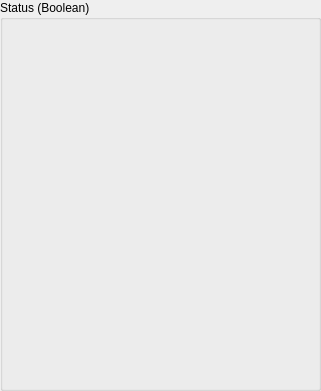
    <widget class="QGroupBox" name="groupBox_7">
     <property name="geometry">
      <rect>
       <x>430</x>
       <y>310</y>
       <width>321</width>
       <height>391</height>
      </rect>
     </property>
     <property name="title">
      <string>Status (Boolean)</string>
     </property>
     <widget class="PyDMByteIndicator" name="PyDMByteIndicator_2">
      <property name="geometry">
       <rect>
        <x>100</x>
        <y>40</y>
        <width>61</width>
        <height>201</height>
       </rect>
      </property>
      <property name="toolTip">
       <string/>
      </property>
      <property name="alarmSensitiveContent" stdset="0">
       <bool>false</bool>
      </property>
      <property name="alarmSensitiveBorder" stdset="0">
       <bool>false</bool>
      </property>
      <property name="PyDMToolTip" stdset="0">
       <string/>
      </property>
      <property name="channel" stdset="0">
       <string>ca://${DEV}:STATUS_B2_INT</string>
      </property>
      <property name="showLabels" stdset="0">
       <bool>true</bool>
      </property>
      <property name="bigEndian" stdset="0">
       <bool>false</bool>
      </property>
      <property name="circles" stdset="0">
       <bool>false</bool>
      </property>
      <property name="numBits" stdset="0">
       <number>13</number>
      </property>
      <property name="shift" stdset="0">
       <number>0</number>
      </property>
      <property name="labels" stdset="0">
       <stringlist>
        <string>Bit 0</string>
        <string>Bit 1</string>
        <string>Bit 2</string>
        <string>Bit 3</string>
        <string>Bit 4</string>
        <string>Bit 5</string>
        <string>Bit 6</string>
        <string>Bit 7</string>
        <string>Bit 8</string>
        <string>Bit 9</string>
        <string>Bit 10</string>
        <string>Bit 11</string>
        <string>Bit 12</string>
       </stringlist>
      </property>
     </widget>
     <widget class="PyDMByteIndicator" name="PyDMByteIndicator">
      <property name="geometry">
       <rect>
        <x>30</x>
        <y>40</y>
        <width>51</width>
        <height>111</height>
       </rect>
      </property>
      <property name="toolTip">
       <string/>
      </property>
      <property name="alarmSensitiveContent" stdset="0">
       <bool>false</bool>
      </property>
      <property name="alarmSensitiveBorder" stdset="0">
       <bool>false</bool>
      </property>
      <property name="PyDMToolTip" stdset="0">
       <string/>
      </property>
      <property name="channel" stdset="0">
       <string>ca://${DEV}:STATUS_B1_INT</string>
      </property>
      <property name="showLabels" stdset="0">
       <bool>true</bool>
      </property>
      <property name="bigEndian" stdset="0">
       <bool>false</bool>
      </property>
      <property name="circles" stdset="0">
       <bool>false</bool>
      </property>
      <property name="numBits" stdset="0">
       <number>7</number>
      </property>
      <property name="shift" stdset="0">
       <number>0</number>
      </property>
      <property name="labels" stdset="0">
       <stringlist>
        <string>Bit 0</string>
        <string>Bit 1</string>
        <string>Bit 2</string>
        <string>Bit 3</string>
        <string>Bit 4</string>
        <string>Bit 5</string>
        <string>Bit 6</string>
       </stringlist>
      </property>
     </widget>
     <widget class="PyDMByteIndicator" name="PyDMByteIndicator_3">
      <property name="geometry">
       <rect>
        <x>170</x>
        <y>40</y>
        <width>51</width>
        <height>141</height>
       </rect>
      </property>
      <property name="toolTip">
       <string/>
      </property>
      <property name="alarmSensitiveContent" stdset="0">
       <bool>false</bool>
      </property>
      <property name="alarmSensitiveBorder" stdset="0">
       <bool>false</bool>
      </property>
      <property name="PyDMToolTip" stdset="0">
       <string/>
      </property>
      <property name="channel" stdset="0">
       <string>ca://${DEV}:STATUS_B3_INT</string>
      </property>
      <property name="showLabels" stdset="0">
       <bool>true</bool>
      </property>
      <property name="bigEndian" stdset="0">
       <bool>false</bool>
      </property>
      <property name="circles" stdset="0">
       <bool>false</bool>
      </property>
      <property name="numBits" stdset="0">
       <number>9</number>
      </property>
      <property name="shift" stdset="0">
       <number>0</number>
      </property>
      <property name="labels" stdset="0">
       <stringlist>
        <string>Bit 0</string>
        <string>Bit 1</string>
        <string>Bit 2</string>
        <string>Bit 3</string>
        <string>Bit 4</string>
        <string>Bit 5</string>
        <string>Bit 6</string>
        <string>Bit 7</string>
        <string>Bit 8</string>
       </stringlist>
      </property>
     </widget>
     <widget class="PyDMByteIndicator" name="PyDMByteIndicator_22">
      <property name="geometry">
       <rect>
        <x>240</x>
        <y>40</y>
        <width>61</width>
        <height>331</height>
       </rect>
      </property>
      <property name="toolTip">
       <string/>
      </property>
      <property name="alarmSensitiveContent" stdset="0">
       <bool>false</bool>
      </property>
      <property name="alarmSensitiveBorder" stdset="0">
       <bool>false</bool>
      </property>
      <property name="PyDMToolTip" stdset="0">
       <string/>
      </property>
      <property name="channel" stdset="0">
       <string>ca://${DEV}:STATUS_B4_INT</string>
      </property>
      <property name="showLabels" stdset="0">
       <bool>true</bool>
      </property>
      <property name="bigEndian" stdset="0">
       <bool>false</bool>
      </property>
      <property name="circles" stdset="0">
       <bool>false</bool>
      </property>
      <property name="numBits" stdset="0">
       <number>21</number>
      </property>
      <property name="shift" stdset="0">
       <number>0</number>
      </property>
      <property name="labels" stdset="0">
       <stringlist>
        <string>Bit 0</string>
        <string>Bit 1</string>
        <string>Bit 2</string>
        <string>Bit 3</string>
        <string>Bit 4</string>
        <string>Bit 5</string>
        <string>Bit 6</string>
        <string>Bit 7</string>
        <string>Bit 8</string>
        <string>Bit 9</string>
        <string>Bit 10</string>
        <string>Bit 11</string>
        <string>Bit 12</string>
        <string>Bit 13</string>
        <string>Bit 14</string>
        <string>Bit 15</string>
        <string>Bit 16</string>
        <string>Bit 17</string>
        <string>Bit 18</string>
        <string>Bit 19</string>
        <string>Bit 20</string>
       </stringlist>
      </property>
     </widget>
    </widget>
